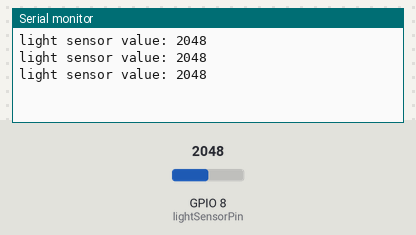
Recording of a sketch running on a simulated ESP32. On the bench: the last lines printed to the serial monitor. Inputs (shaded band) come from the test bench; at power-on: GPIO 8 (lightSensorPin) = 2048.

Above: at 1.3 s.
1.4 s: GPIO 8 (lightSensorPin) set to 2866
At 1.9 s:
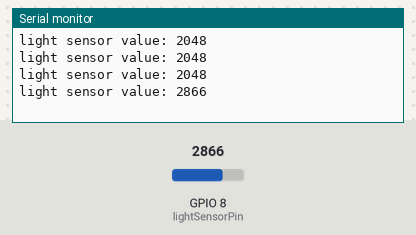
2.9 s: GPIO 8 (lightSensorPin) set to 3603
At 3.4 s:
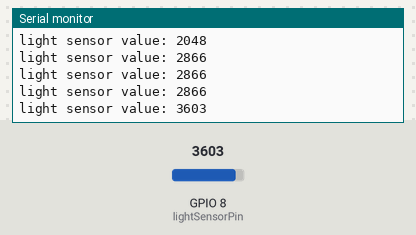
Timing chart, 0 to 5.9 s (numbered marks = the images above; inputs shaded):
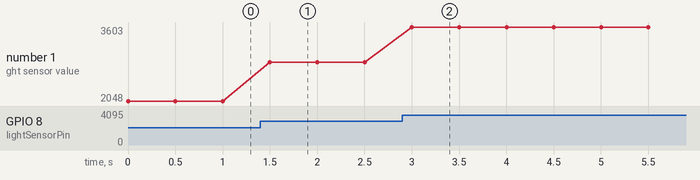

Measured:
- after the input at 1.4 s, the serial monitor: prints a new line after 0.10 s (image 1)
- after the input at 2.9 s, the serial monitor: prints a new line after 0.10 s (image 2)
- plotted number 1: 2048 → 2866 after the input at 1.4 s, 2866 → 3603 after the input at 2.9 s

The sketch:

LightSensor.ino
```cpp
uint8_t lightSensorPin = 8;

void setup() {
  // put your setup code here, to run once:
  Serial.begin(115200);
}

void loop() {
  // put your main code here, to run repeatedly:
  uint16_t value = analogRead(lightSensorPin);

  Serial.printf("light sensor value: %d\n", value);

  delay(500);

}
```
